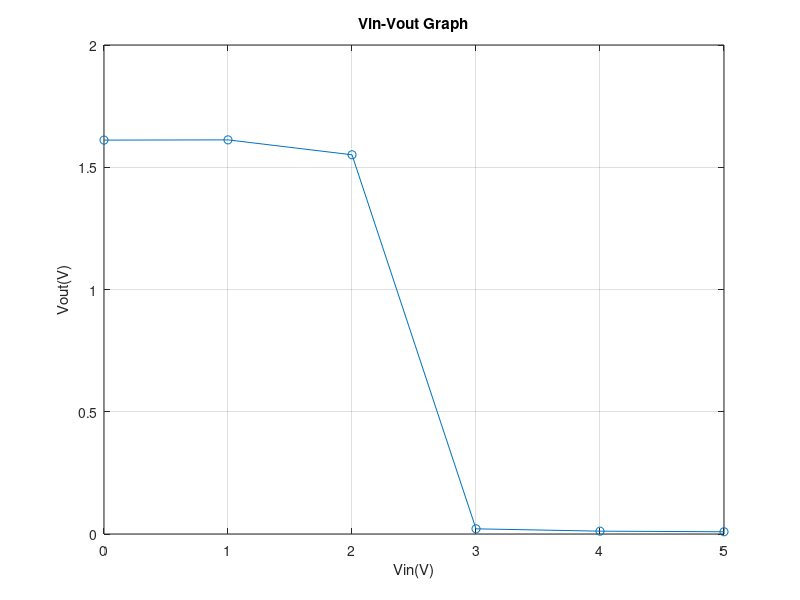
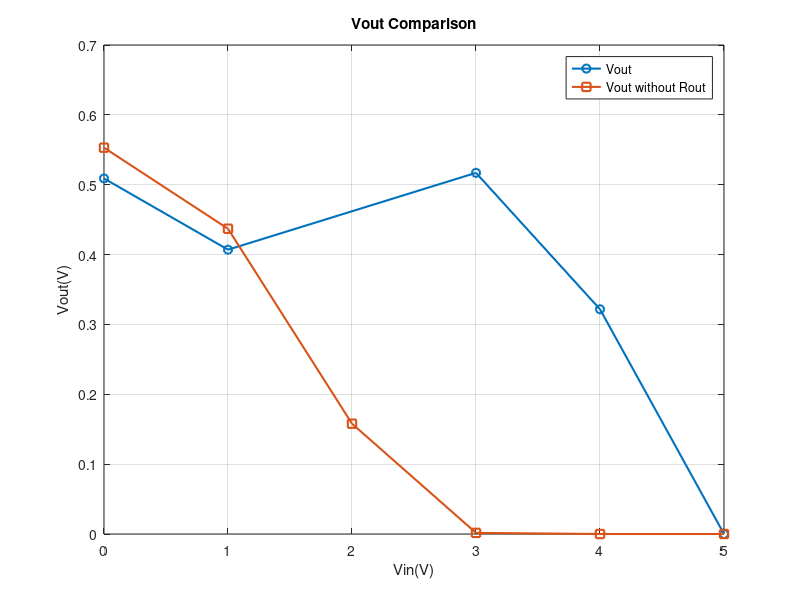

The MATLAB script that drew these images, in order:
% for first circuit
figure
Vin=[0 1 2 3 4 5];
Vout=[1.611 1.612 1.551 21.2e-3 11.6e-3 9.2e-3];
plot(Vin,Vout,'-o')
xlabel('Vin(V)')
ylabel('Vout(V)')
title('Vin-Vout Graph')
grid on
%% 
figure
% for second circuit
Vin1=[0 1 3 4 5];
Vout1=[0.509 0.407 0.517 321.7e-3 0];
Vin2=[0 1 2 3 4 5];
Vout2=[0.553 0.437 157.9e-3 1.6e-3 0 0];
plot(Vin1,Vout1,'-o','LineWidth',1.5)
hold on
plot(Vin2,Vout2,'-s','LineWidth',1.5)
xlabel('Vin(V)')
ylabel('Vout(V)')
title('Vout Comparison')
legend('Vout','Vout without Rout')
grid on
hold off
